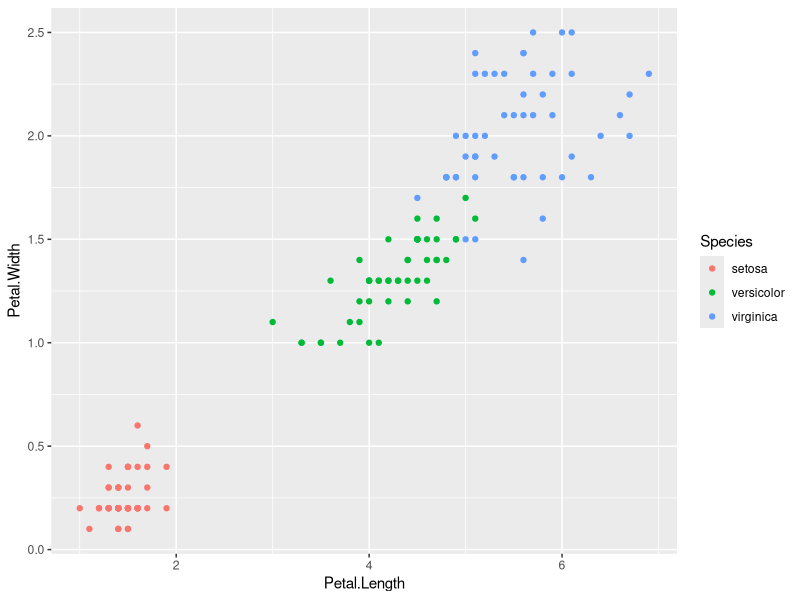
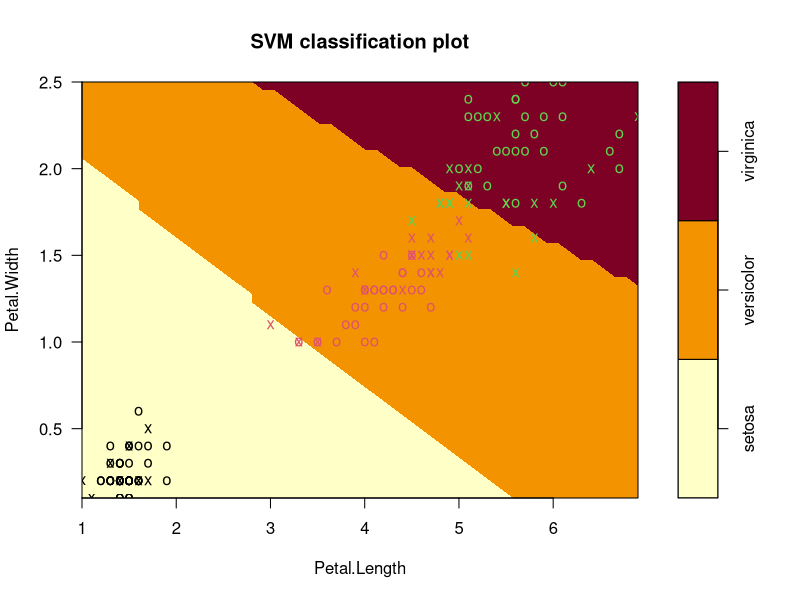
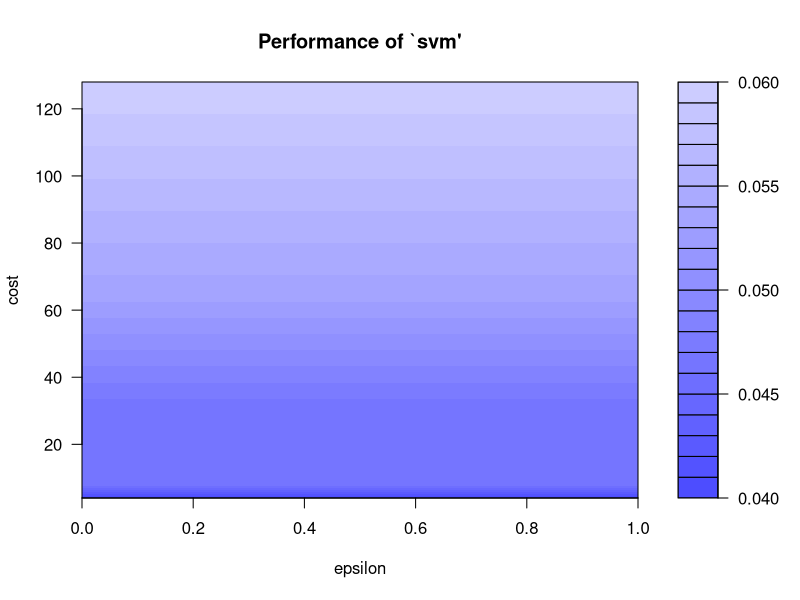
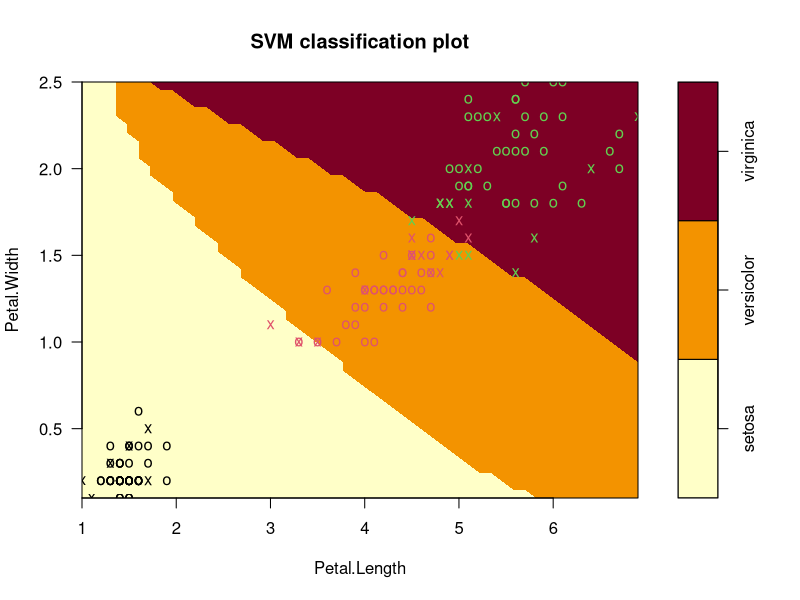

Source code (R) for these figures, in order:
# libraries
library(ggplot2)
library(e1071)
# data
data(iris)
str(iris)

# first plot
qplot(Petal.Length, Petal.Width, data=iris, color = Species)

# support vector machine
# kernel = [linear, radial, polynomial, sigmoid]
model <- svm(Species~., data=iris, kernel="radial")
summary(model)
plot(model, data=iris, Petal.Width~Petal.Length, slice = list(Sepal.Width=3, Sepal.Length=4))

# tuning
set.seed(123)
#seq(0,1,0.1) da 0 a 1 con passo di 0.1
#2^(2:9) esponenti di 2 da 2^2 a 2^9
tuned_model <-  tune(svm, Species~., data=iris, ranges=list(epsilon = seq(0,1,0.1), cost=2^(2:7)))
plot(tuned_model) #regione più scura presenta un errore minore
summary(tuned_model)

# best model
best_model <- tuned_model$best.model 
summary(best_model)
plot(best_model, data=iris, Petal.Width~Petal.Length, slice = list(Sepal.Width=3, Sepal.Length=4))


 # confusion matrix e misclassification error
pred <- predict(best_model, iris)
tab <- table(Predicted = pred, Actual = iris$Species)
print(tab)

print("misclassification error") 
print(1-sum(diag(tab))/sum(tab))
